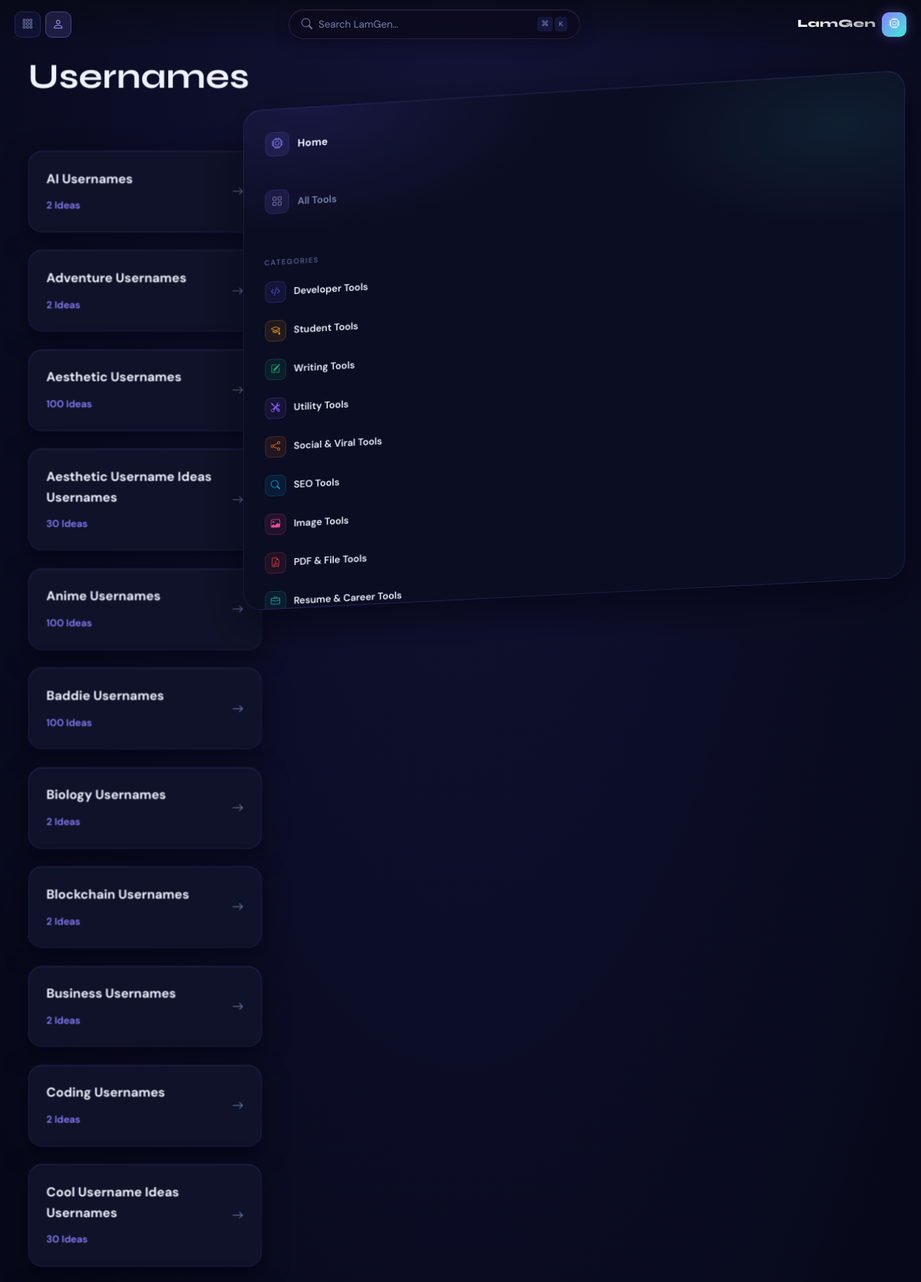
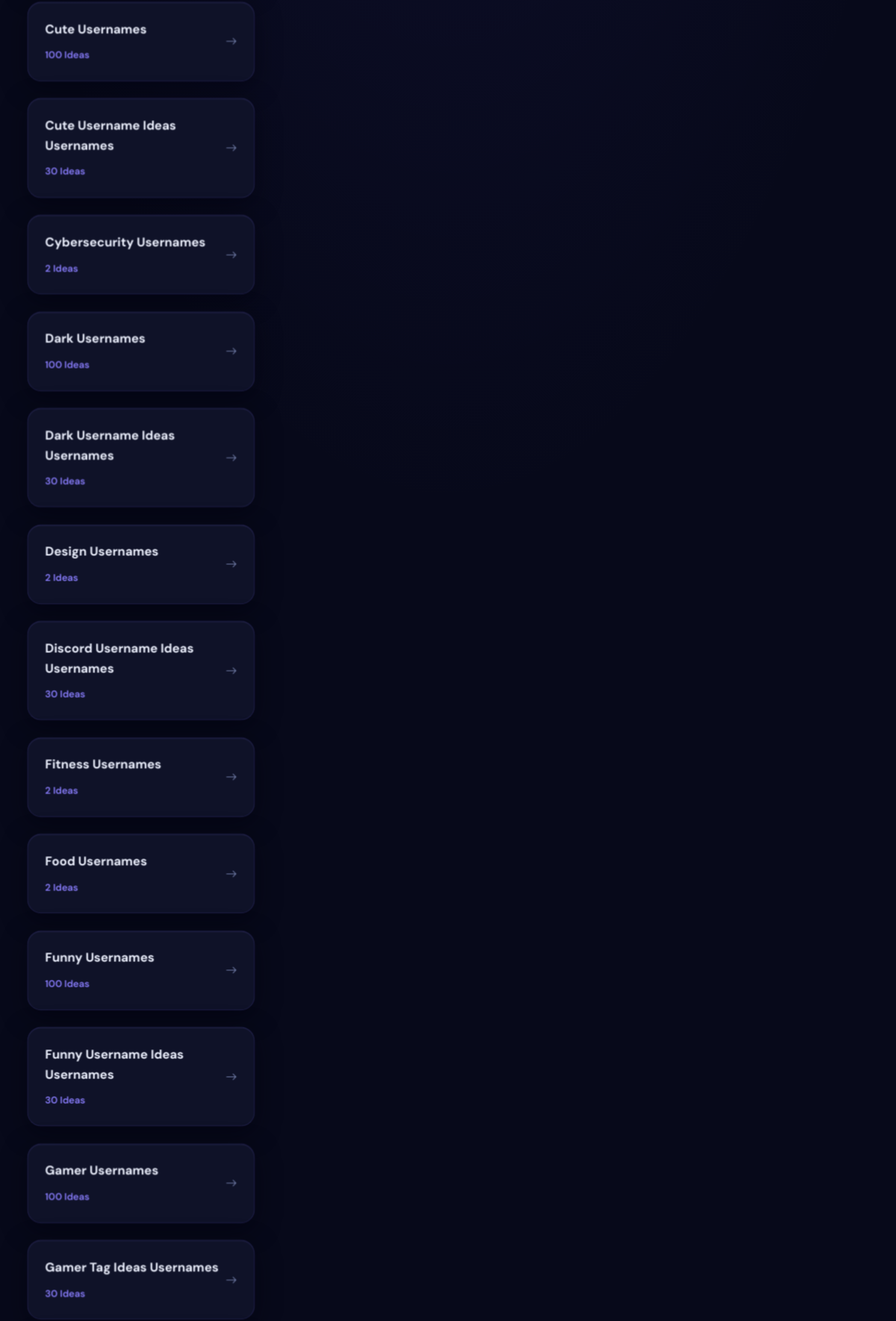
The app's page /content/usernames/ (upper part) with its own data (2 pictures, top to bottom).
### seo/models.py (models this page shows, shortened)
class SEOCategory(models.Model):
    name = models.CharField(max_length=100)
    slug = models.SlugField(unique=True)
    description = models.TextField(blank=True)
    title_template = models.CharField(
        max_length=200,
        help_text='Use {topic} placeholder. E.g. "{topic} Instagram Captions — 100+ Ideas"',
        default='{topic} Ideas'
    )
    meta_desc_template = models.CharField(
        max_length=300,
        default='Browse {count}+ {topic} ideas. Free, curated, and ready to use.',
    )
    schema_type = models.CharField(
        max_length=30,
        default='ItemList',
        choices=[('ItemList', 'ItemList'), ('FAQPage', 'FAQPage'), ('Article', 'Article')],
    )
    is_active = models.BooleanField(default=True)
    order = models.IntegerField(default=0)
    class Meta:
        ordering = ['order', 'name']
        verbose_name_plural = 'SEO Categories'

class SEOPage(models.Model):
    category = models.ForeignKey(SEOCategory, on_delete=models.CASCADE, related_name='pages')
    topic = models.CharField(max_length=200)
    slug = models.SlugField(unique=True, max_length=250)
    content_intro = models.TextField(blank=True)
    items = models.JSONField(default=list, help_text='Array of content items')
    meta_title = models.CharField(max_length=70, blank=True)
    meta_description = models.CharField(max_length=160, blank=True)
    related_tools = models.ManyToManyField('tools.Tool', blank=True, related_name='seo_pages')
    view_count = models.BigIntegerField(default=0)
    is_active = models.BooleanField(default=True)
    created_at = models.DateTimeField(auto_now_add=True)
    updated_at = models.DateTimeField(auto_now=True)
    class Meta:
        ordering = ['category', 'topic']
    def get_absolute_url(self):
        from django.urls import reverse
        return reverse('seo:page', kwargs={
            'category_slug': self.category.slug,
            'page_slug': self.slug,
        })

### tools/models.py (models this page shows, shortened)
class ToolCategory(models.Model):
    name = models.CharField(max_length=100)
    slug = models.SlugField(unique=True)
    icon = models.CharField(max_length=60, default='bi-tools')
    color_from = models.CharField(max_length=30, default='#6C63FF')
    color_to = models.CharField(max_length=30, default='#00F5D4')
    description = models.TextField(blank=True)
    short_desc = models.CharField(max_length=200, blank=True)
    order = models.IntegerField(default=0)
    is_active = models.BooleanField(default=True)
    class Meta:
        ordering = ['order', 'name']
        verbose_name_plural = 'Tool Categories'
    def get_absolute_url(self):
        from django.urls import reverse
        return reverse('tools:category', kwargs={'category_slug': self.slug})

### seo/views.py (the view)
# urls.py: path('<slug:category_slug>/', views.category_view, name='category'),
@cache_control(public=True, max_age=3600, s_maxage=86400)
@cache_page(60 * 60 * 24)  # 24hr cache
def category_view(request, category_slug):
    category = get_object_or_404(SEOCategory, slug=category_slug, is_active=True)
    pages = SEOPage.objects.filter(category=category, is_active=True).only('topic', 'slug', 'items').order_by('topic')
    return render(request, 'seo/category.html', {
        'category': category,
        'pages': pages,
        'page_title': f'{category.name} — Browse All Topics | LamGen',
        'meta_description': category.description[:160] if category.description else f'Browse all {category.name.lower()} topics. Free, curated content ready to use.',
    })

### tools/context_processors.py (called while the page is built, shortened)
def tools_context(request):
    categories = cache.get('tool_categories_nav_v2')
    if categories is None:
        categories = list(
            ToolCategory.objects.filter(is_active=True).prefetch_related('tools').order_by('order', 'name')
        )
        cache.set('tool_categories_nav_v2', categories, 60 * 30)
    bookmarked_slugs = []
    return {
        'nav_categories': categories,
        'bookmarked_slugs': bookmarked_slugs,
    }

### templates/seo/category.html (shortened to what this page needs)
{% extends "base.html" %}
{% block content %}
<div style="max-width: 1000px; margin: 0 auto; padding: 4rem 1.5rem;">
    <div style="text-align: center; margin-bottom: 4rem;">
        <h1 style="font-family: 'Syne', sans-serif; font-size: 3rem; margin-bottom: 1rem;">{{ category.name }}</h1>
    </div>
    <div style="display: grid; grid-template-columns: repeat(auto-fill, minmax(300px, 1fr)); gap: 1.5rem;">
        {% for page in pages %}
        <a href="{{ page.get_absolute_url }}" class="glass-card" style="padding: 1.5rem; text-decoration: none; display: flex; align-items: center; justify-content: space-between; transition: all 0.3s;">
            <div>
                <h3 style="color: var(--text); font-size: 1.1rem; margin-bottom: 0.5rem;">{{ page.topic }} {{ category.name }}</h3>
                <span style="color: var(--primary); font-size: 0.85rem; font-weight: 600;">{{ page.items|length }} Ideas</span>
            </div>
            <i class="bi bi-arrow-right" style="color: var(--muted);"></i>
        </a>
        {% endfor %}
    </div>
</div>
{% endblock %}

### templates/base.html (shortened to what this page needs)
<!DOCTYPE html>
<html lang="en">
<head>
    {% load static %}
    {% load static %}
    <link href="https://cdn.jsdelivr.net/npm/bootstrap-icons@1.11.3/font/bootstrap-icons.min.css" rel="stylesheet" media="print" onload="this.media='all'">
    {% load static %}
    <link rel="stylesheet" href="{% static 'css/main.css' %}">
</head>
    <div class="space-bg">
        <div class="light-beams"></div>
        <div class="planet"></div>
        <div class="stars"></div>
        <div class="rune-particles"></div>
        <div class="particles"></div>
    </div>
    <div class="top-nav-wrapper">
      <div class="top-nav-inner">
        <div class="nav-left">
          <a href="{% url 'tools:index' %}" class="nav-action-btn" title="All Tools" aria-label="All Tools">
            <i class="bi bi-grid-3x3-gap"></i>
          </a>
          <div class="nav-dropdown">
            <button class="profile-btn nav-dropdown-toggle"
                    onclick="this.closest('.nav-dropdown').classList.toggle('open')"
                    aria-label="Account menu"
                    aria-haspopup="true">
              {% if user.is_authenticated %}
              <i class="bi bi-person-fill"></i>
              {% else %}
              <i class="bi bi-person"></i>
              {% endif %}
            </button>
          </div>
        </div>
        <div class="nav-center">
          {% block nav_search %}
          <div class="global-search-pill" style="position:relative;overflow:visible;">
            <i class="bi bi-search" style="color:var(--muted);font-size:0.95rem;flex-shrink:0;"></i>
            <input type="text" id="inlineSearchInput"
                   placeholder="Search LamGen…"
                   style="background:transparent;border:none;color:var(--text);flex:1;outline:none;font-size:0.88rem;font-family:'DM Sans',sans-serif;"
                   autocomplete="off">
            <div style="display:flex;gap:3px;flex-shrink:0;">
              <span class="kbd">⌘</span><span class="kbd">K</span>
            </div>
          </div>
          {% endblock nav_search %}
        </div>
        <a href="{% url 'home' %}" class="nav-brand" aria-label="LamGen Home">
          <span class="nav-brand-name">LamGen</span>
          <div class="nav-brand-mark"><i class="bi bi-cpu"></i></div>
        </a>
      </div>
    </div>
    <main class="tools-shell">
        <div class="tools-main">
            {% block content %}{% endblock %}
        </div>
        <aside class="spatial-panel tools-actions" style="padding:1.25rem 1rem; justify-content:flex-start; overflow-y:auto; display:flex; flex-direction:column; gap:1.5rem;">
            {% block right_sidebar %}
            <a href="{% url 'home' %}"
               style="display:flex; align-items:center; gap:11px; padding:10px 12px; border-radius:12px; text-decoration:none; color:var(--lg-text); background:{% if request.path == '/' %}rgba(139,127,255,0.16){% else %}transparent{% endif %}; border:1px solid {% if request.path == '/' %}rgba(139,127,255,0.30){% else %}transparent{% endif %}; transition:all 0.18s;"
               onmouseover="if(!this.style.background.includes('139'))this.style.background='rgba(120,110,255,0.11)'"
               onmouseout="if(!this.style.background.includes('139'))this.style.background='transparent'">
                <div style="width:32px; height:32px; border-radius:9px; background:{% if request.path == '/' %}rgba(139,127,255,0.28){% else %}rgba(120,110,255,0.12){% endif %}; display:flex; align-items:center; justify-content:center; flex-shrink:0; border:1px solid {% if request.path == '/' %}rgba(139,127,255,0.40){% else %}rgba(120,110,255,0.14){% endif %};">
                    <i class="bi bi-cpu" style="color:{% if request.path == '/' %}#fff{% else %}var(--lg-violet){% endif %}; font-size:0.95rem;"></i>
                </div>
                <span style="font-weight:700; font-size:0.92rem; letter-spacing:0.2px;">Home</span>
            </a>
            <a href="{% url 'tools:index' %}"
               style="display:flex; align-items:center; gap:11px; padding:10px 12px; border-radius:12px; text-decoration:none; color:var(--lg-text); background:{% if request.path == '/tools/' %}rgba(139,127,255,0.12){% else %}transparent{% endif %}; border:1px solid {% if request.path == '/tools/' %}rgba(139,127,255,0.22){% else %}transparent{% endif %}; transition:all 0.18s;"
               onmouseover="if(!this.style.background.includes('139'))this.style.background='rgba(120,110,255,0.11)'"
               onmouseout="if(!this.style.background.includes('139'))this.style.background='transparent'">
                <div style="width:32px; height:32px; border-radius:9px; background:rgba(120,110,255,0.12); display:flex; align-items:center; justify-content:center; flex-shrink:0; border:1px solid rgba(120,110,255,0.14);">
                    <i class="bi bi-grid" style="color:var(--lg-text-muted); font-size:0.9rem;"></i>
                </div>
                <span style="font-weight:600; font-size:0.88rem; color:var(--lg-text-muted);">All Tools</span>
            </a>
            <div style="height:1px; background:linear-gradient(90deg,transparent,rgba(120,110,255,0.14) 30%,rgba(120,110,255,0.14) 70%,transparent); margin:0 0.25rem;"></div>
            <div style="display:flex; flex-direction:column; gap:3px;">
                <div style="font-size:0.65rem; font-weight:700; text-transform:uppercase; letter-spacing:1.2px; color:var(--lg-text-helper); padding:0 12px; margin-bottom:4px;">Categories</div>
                {% for cat in nav_categories %}
                <a href="{{ cat.get_absolute_url }}"
                   style="display:flex; align-items:center; gap:10px; padding:9px 12px; border-radius:11px; text-decoration:none; color:var(--lg-text); background:{% if request.path == cat.get_absolute_url %}rgba(120,110,255,0.14){% else %}transparent{% endif %}; border:1px solid {% if request.path == cat.get_absolute_url %}rgba(130,120,255,0.20){% else %}transparent{% endif %}; transition:all 0.18s;"
                   onmouseover="if(!this.style.background.includes('0.09'))this.style.background='rgba(120,110,255,0.10)'"
                   onmouseout="if(!this.style.background.includes('0.09'))this.style.background='transparent'">
                    <div style="width:28px; height:28px; border-radius:8px; background:{{ cat.color_from }}18; border:1px solid {{ cat.color_from }}33; display:flex; align-items:center; justify-content:center; flex-shrink:0;">
                        <i class="{{ cat.icon }}" style="color:{{ cat.color_from }}; font-size:0.82rem;"></i>
                    </div>
                    <span style="font-weight:600; font-size:0.86rem;">{{ cat.name }}</span>
                </a>
                {% endfor %}
            </div>
            {% endblock %}
        </aside>
    </main>
    {% load static %}
</body>
</html>

### records on screen
SEOCategory: name "Usernames"
SEOPage: topic "AI", items|length "2"
SEOPage: topic "Adventure", items|length "2"
SEOPage: topic "Aesthetic", items|length "100"
SEOPage: topic "Aesthetic Username Ideas", items|length "30"
SEOPage: topic "Anime", items|length "100"
SEOPage: topic "Baddie", items|length "100"
SEOPage: topic "Biology", items|length "2"
SEOPage: topic "Blockchain", items|length "2"
SEOPage: topic "Business", items|length "2"
SEOPage: topic "Coding", items|length "2"
SEOPage: topic "Cool Username Ideas", items|length "30"
SEOPage: topic "Cute", items|length "100"
SEOPage: topic "Cute Username Ideas", items|length "30"
SEOPage: topic "Cybersecurity", items|length "2"
SEOPage: topic "Dark", items|length "100"
SEOPage: topic "Dark Username Ideas", items|length "30"
SEOPage: topic "Design", items|length "2"
SEOPage: topic "Discord Username Ideas", items|length "30"
SEOPage: topic "Fitness", items|length "2"
SEOPage: topic "Food", items|length "2"
SEOPage: topic "Funny", items|length "100"
SEOPage: topic "Funny Username Ideas", items|length "30"
SEOPage: topic "Gamer", items|length "100"
SEOPage: topic "Gamer Tag Ideas", items|length "30"
ToolCategory: name "Developer Tools"
ToolCategory: name "Student Tools"
ToolCategory: name "Writing Tools"
ToolCategory: name "Utility Tools"
ToolCategory: name "Social & Viral Tools"
ToolCategory: name "SEO Tools"
ToolCategory: name "Image Tools"
ToolCategory: name "PDF & File Tools"
ToolCategory: name "Resume & Career Tools"
